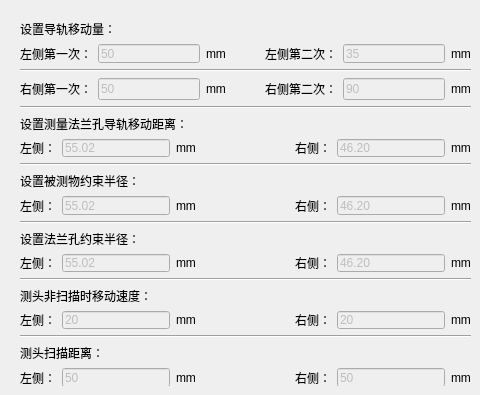
     <widget class="QWidget" name="tab_7">
      <attribute name="title">
       <string>工步3</string>
      </attribute>
      <widget class="QWidget" name="layoutWidget_12">
       <property name="geometry">
        <rect>
         <x>20</x>
         <y>20</y>
         <width>451</width>
         <height>366</height>
        </rect>
       </property>
       <layout class="QVBoxLayout" name="verticalLayout_6">
        <item>
         <layout class="QVBoxLayout" name="verticalLayout_33">
          <item>
           <widget class="QLabel" name="label_170">
            <property name="text">
             <string>设置导轨移动量：</string>
            </property>
           </widget>
          </item>
          <item>
           <layout class="QHBoxLayout" name="horizontalLayout_46">
            <item>
             <widget class="QLabel" name="label_171">
              <property name="text">
               <string>左侧第一次：</string>
              </property>
             </widget>
            </item>
            <item>
             <widget class="QLineEdit" name="LeftRunFirst_StepThree">
              <property name="enabled">
               <bool>false</bool>
              </property>
              <property name="text">
               <string>50</string>
              </property>
             </widget>
            </item>
            <item>
             <widget class="QLabel" name="label_172">
              <property name="text">
               <string>mm</string>
              </property>
             </widget>
            </item>
            <item>
             <spacer name="horizontalSpacer_33">
              <property name="orientation">
               <enum>Qt::Horizontal</enum>
              </property>
              <property name="sizeHint" stdset="0">
               <size>
                <width>40</width>
                <height>20</height>
               </size>
              </property>
             </spacer>
            </item>
            <item>
             <widget class="QLabel" name="label_173">
              <property name="text">
               <string>左侧第二次：</string>
              </property>
             </widget>
            </item>
            <item>
             <widget class="QLineEdit" name="LeftRunSecond_StepThree">
              <property name="enabled">
               <bool>false</bool>
              </property>
              <property name="text">
               <string>35</string>
              </property>
             </widget>
            </item>
            <item>
             <widget class="QLabel" name="label_174">
              <property name="text">
               <string>mm</string>
              </property>
             </widget>
            </item>
           </layout>
          </item>
         </layout>
        </item>
        <item>
         <widget class="Line" name="line_24">
          <property name="orientation">
           <enum>Qt::Horizontal</enum>
          </property>
         </widget>
        </item>
        <item>
         <layout class="QHBoxLayout" name="horizontalLayout_47">
          <item>
           <widget class="QLabel" name="label_175">
            <property name="text">
             <string>右侧第一次：</string>
            </property>
           </widget>
          </item>
          <item>
           <widget class="QLineEdit" name="RightRunFirst_StepThree">
            <property name="enabled">
             <bool>false</bool>
            </property>
            <property name="text">
             <string>50</string>
            </property>
           </widget>
          </item>
          <item>
           <widget class="QLabel" name="label_176">
            <property name="text">
             <string>mm</string>
            </property>
           </widget>
          </item>
          <item>
           <spacer name="horizontalSpacer_34">
            <property name="orientation">
             <enum>Qt::Horizontal</enum>
            </property>
            <property name="sizeHint" stdset="0">
             <size>
              <width>40</width>
              <height>20</height>
             </size>
            </property>
           </spacer>
          </item>
          <item>
           <widget class="QLabel" name="label_177">
            <property name="text">
             <string>右侧第二次：</string>
            </property>
           </widget>
          </item>
          <item>
           <widget class="QLineEdit" name="RightRunSecond_StepThree">
            <property name="enabled">
             <bool>false</bool>
            </property>
            <property name="text">
             <string>90</string>
            </property>
           </widget>
          </item>
          <item>
           <widget class="QLabel" name="label_178">
            <property name="text">
             <string>mm</string>
            </property>
           </widget>
          </item>
         </layout>
        </item>
        <item>
         <widget class="Line" name="line_25">
          <property name="orientation">
           <enum>Qt::Horizontal</enum>
          </property>
         </widget>
        </item>
        <item>
         <layout class="QVBoxLayout" name="verticalLayout_48">
          <item>
           <widget class="QLabel" name="label_257">
            <property name="text">
             <string>设置测量法兰孔导轨移动距离：</string>
            </property>
           </widget>
          </item>
          <item>
           <layout class="QHBoxLayout" name="horizontalLayout_64">
            <item>
             <widget class="QLabel" name="label_258">
              <property name="text">
               <string>左侧：</string>
              </property>
             </widget>
            </item>
            <item>
             <widget class="QLineEdit" name="LeftFangleHoleRun_StepThree">
              <property name="enabled">
               <bool>false</bool>
              </property>
              <property name="text">
               <string>55.02</string>
              </property>
             </widget>
            </item>
            <item>
             <widget class="QLabel" name="label_259">
              <property name="text">
               <string>mm</string>
              </property>
             </widget>
            </item>
            <item>
             <spacer name="horizontalSpacer_51">
              <property name="orientation">
               <enum>Qt::Horizontal</enum>
              </property>
              <property name="sizeHint" stdset="0">
               <size>
                <width>40</width>
                <height>20</height>
               </size>
              </property>
             </spacer>
            </item>
            <item>
             <widget class="QLabel" name="label_260">
              <property name="text">
               <string>右侧：</string>
              </property>
             </widget>
            </item>
            <item>
             <widget class="QLineEdit" name="RightFangleHoleRun_StepThree">
              <property name="enabled">
               <bool>false</bool>
              </property>
              <property name="text">
               <string>46.20</string>
              </property>
             </widget>
            </item>
            <item>
             <widget class="QLabel" name="label_261">
              <property name="text">
               <string>mm</string>
              </property>
             </widget>
            </item>
           </layout>
          </item>
         </layout>
        </item>
        <item>
         <widget class="Line" name="line_7">
          <property name="orientation">
           <enum>Qt::Horizontal</enum>
          </property>
         </widget>
        </item>
        <item>
         <layout class="QVBoxLayout" name="verticalLayout_34">
          <item>
           <widget class="QLabel" name="label_179">
            <property name="text">
             <string>设置被测物约束半径：</string>
            </property>
           </widget>
          </item>
          <item>
           <layout class="QHBoxLayout" name="horizontalLayout_48">
            <item>
             <widget class="QLabel" name="label_180">
              <property name="text">
               <string>左侧：</string>
              </property>
             </widget>
            </item>
            <item>
             <widget class="QLineEdit" name="LeftRestrictRadiu_StepThree">
              <property name="enabled">
               <bool>false</bool>
              </property>
              <property name="text">
               <string>55.02</string>
              </property>
             </widget>
            </item>
            <item>
             <widget class="QLabel" name="label_181">
              <property name="text">
               <string>mm</string>
              </property>
             </widget>
            </item>
            <item>
             <spacer name="horizontalSpacer_35">
              <property name="orientation">
               <enum>Qt::Horizontal</enum>
              </property>
              <property name="sizeHint" stdset="0">
               <size>
                <width>40</width>
                <height>20</height>
               </size>
              </property>
             </spacer>
            </item>
            <item>
             <widget class="QLabel" name="label_182">
              <property name="text">
               <string>右侧：</string>
              </property>
             </widget>
            </item>
            <item>
             <widget class="QLineEdit" name="RightRestrictRadius_StepThree">
              <property name="enabled">
               <bool>false</bool>
              </property>
              <property name="text">
               <string>46.20</string>
              </property>
             </widget>
            </item>
            <item>
             <widget class="QLabel" name="label_183">
              <property name="text">
               <string>mm</string>
              </property>
             </widget>
            </item>
           </layout>
          </item>
         </layout>
        </item>
        <item>
         <widget class="Line" name="line_26">
          <property name="orientation">
           <enum>Qt::Horizontal</enum>
          </property>
         </widget>
        </item>
        <item>
         <layout class="QVBoxLayout" name="verticalLayout_50">
          <item>
           <widget class="QLabel" name="label_267">
            <property name="text">
             <string>设置法兰孔约束半径：</string>
            </property>
           </widget>
          </item>
          <item>
           <layout class="QHBoxLayout" name="horizontalLayout_66">
            <item>
             <widget class="QLabel" name="label_268">
              <property name="text">
               <string>左侧：</string>
              </property>
             </widget>
            </item>
            <item>
             <widget class="QLineEdit" name="LeftFlangeHoleRestrictRadius_StepThree">
              <property name="enabled">
               <bool>false</bool>
              </property>
              <property name="text">
               <string>55.02</string>
              </property>
             </widget>
            </item>
            <item>
             <widget class="QLabel" name="label_269">
              <property name="text">
               <string>mm</string>
              </property>
             </widget>
            </item>
            <item>
             <spacer name="horizontalSpacer_53">
              <property name="orientation">
               <enum>Qt::Horizontal</enum>
              </property>
              <property name="sizeHint" stdset="0">
               <size>
                <width>40</width>
                <height>20</height>
               </size>
              </property>
             </spacer>
            </item>
            <item>
             <widget class="QLabel" name="label_270">
              <property name="text">
               <string>右侧：</string>
              </property>
             </widget>
            </item>
            <item>
             <widget class="QLineEdit" name="RightFlangeHoleRestrictRadius_StepThree">
              <property name="enabled">
               <bool>false</bool>
              </property>
              <property name="text">
               <string>46.20</string>
              </property>
             </widget>
            </item>
            <item>
             <widget class="QLabel" name="label_271">
              <property name="text">
               <string>mm</string>
              </property>
             </widget>
            </item>
           </layout>
          </item>
         </layout>
        </item>
        <item>
         <widget class="Line" name="line_9">
          <property name="orientation">
           <enum>Qt::Horizontal</enum>
          </property>
         </widget>
        </item>
        <item>
         <layout class="QVBoxLayout" name="verticalLayout_45">
          <item>
           <widget class="QLabel" name="label_242">
            <property name="text">
             <string>测头非扫描时移动速度：</string>
            </property>
           </widget>
          </item>
          <item>
           <layout class="QHBoxLayout" name="horizontalLayout_61">
            <item>
             <widget class="QLabel" name="label_243">
              <property name="text">
               <string>左侧：</string>
              </property>
             </widget>
            </item>
            <item>
             <widget class="QLineEdit" name="LeftCameraNoScanSpeed_StepThree">
              <property name="enabled">
               <bool>false</bool>
              </property>
              <property name="text">
               <string>20</string>
              </property>
             </widget>
            </item>
            <item>
             <widget class="QLabel" name="label_244">
              <property name="text">
               <string>mm</string>
              </property>
             </widget>
            </item>
            <item>
             <spacer name="horizontalSpacer_48">
              <property name="orientation">
               <enum>Qt::Horizontal</enum>
              </property>
              <property name="sizeHint" stdset="0">
               <size>
                <width>40</width>
                <height>20</height>
               </size>
              </property>
             </spacer>
            </item>
            <item>
             <widget class="QLabel" name="label_245">
              <property name="text">
               <string>右侧：</string>
              </property>
             </widget>
            </item>
            <item>
             <widget class="QLineEdit" name="RightCameraNoScanSpeed_StepThree">
              <property name="enabled">
               <bool>false</bool>
              </property>
              <property name="text">
               <string>20</string>
              </property>
             </widget>
            </item>
            <item>
             <widget class="QLabel" name="label_246">
              <property name="text">
               <string>mm</string>
              </property>
             </widget>
            </item>
           </layout>
          </item>
         </layout>
        </item>
        <item>
         <widget class="Line" name="line_3">
          <property name="orientation">
           <enum>Qt::Horizontal</enum>
          </property>
         </widget>
        </item>
        <item>
         <layout class="QVBoxLayout" name="verticalLayout_35">
          <item>
           <widget class="QLabel" name="label_184">
            <property name="text">
             <string>测头扫描距离：</string>
            </property>
           </widget>
          </item>
          <item>
           <layout class="QHBoxLayout" name="horizontalLayout_49">
            <item>
             <widget class="QLabel" name="label_185">
              <property name="text">
               <string>左侧：</string>
              </property>
             </widget>
            </item>
            <item>
             <widget class="QLineEdit" name="LeftCameraScan_StepThree">
              <property name="enabled">
               <bool>false</bool>
              </property>
              <property name="text">
               <string>50</string>
              </property>
             </widget>
            </item>
            <item>
             <widget class="QLabel" name="label_186">
              <property name="text">
               <string>mm</string>
              </property>
             </widget>
            </item>
            <item>
             <spacer name="horizontalSpacer_36">
              <property name="orientation">
               <enum>Qt::Horizontal</enum>
              </property>
              <property name="sizeHint" stdset="0">
               <size>
                <width>40</width>
                <height>20</height>
               </size>
              </property>
             </spacer>
            </item>
            <item>
             <widget class="QLabel" name="label_187">
              <property name="text">
               <string>右侧：</string>
              </property>
             </widget>
            </item>
            <item>
             <widget class="QLineEdit" name="RightCameraScan_StepThree">
              <property name="enabled">
               <bool>false</bool>
              </property>
              <property name="text">
               <string>50</string>
              </property>
             </widget>
            </item>
            <item>
             <widget class="QLabel" name="label_188">
              <property name="text">
               <string>mm</string>
              </property>
             </widget>
            </item>
           </layout>
          </item>
         </layout>
        </item>
       </layout>
      </widget>
     </widget>
